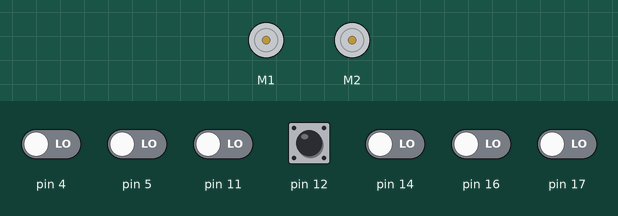
Bench run of a sketch on a simulated Arduino Uno, built with avr-gcc and run on an emulated ATmega328P. Parts: 2 × DC motor (green arrow = forward, orange = backward, longer = faster). Inputs (shaded band) come from the test bench; at power-on: pin 12 HIGH, pin 4, pin 5, pin 11, pin 14, pin 16, pin 17 LOW.

Above: at 0.8 s.
0.9 s: pin 12 pulled LOW for 0.15 s
At 2.2 s:
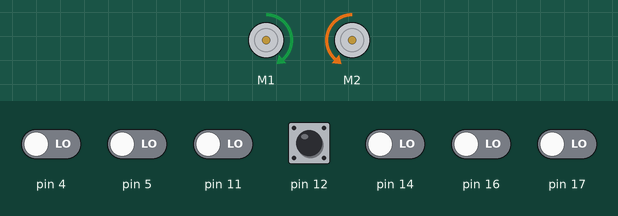
4.0 s: pin 4 driven HIGH
At 4.9 s:
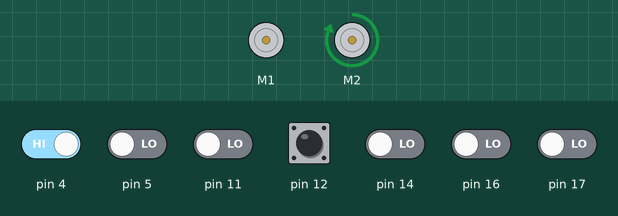
5.5 s: pin 5 driven HIGH
At 6.2 s:
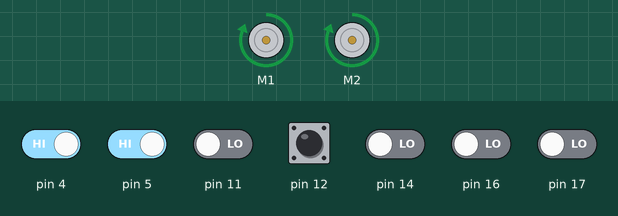
7.0 s: pin 11 driven HIGH
At 7.3 s:
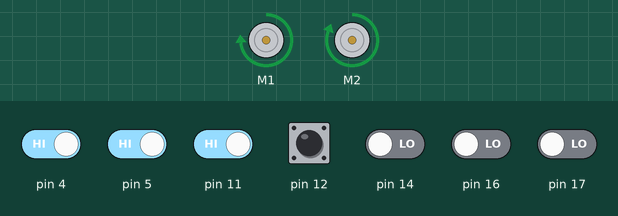
8.5 s: pin 16 driven HIGH
At 9.7 s:
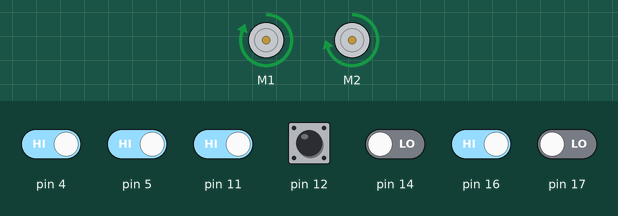
10.0 s: pin 4 driven LOW
At 10.9 s:
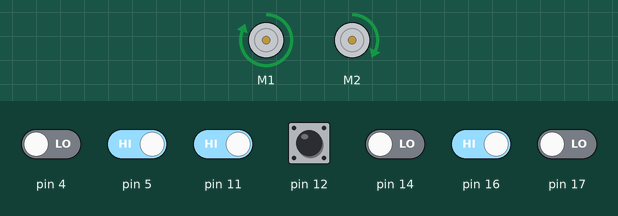
Timing chart, 0 to 12.5 s (numbered marks = the images above; inputs shaded):
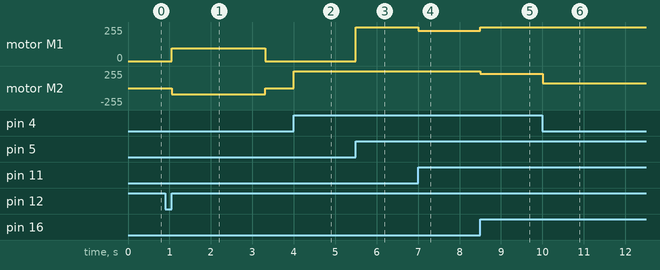

Measured:
- after the input at 0.9 s, motor M1: stopped → forward 95/255 after 0.15 s, → stopped 2.3 s later; motor M2: stopped → backward 95/255 after 0.15 s, → stopped 2.3 s later
- after the input at 4.0 s, motor M2: stopped → forward 255/255 at once
- after the input at 5.5 s, motor M1: stopped → forward 255/255 at once
- after the input at 7.0 s, motor M1: forward 255/255 → forward 228/255 at once
- after the input at 8.5 s, motor M1: forward 228/255 → forward 255/255 at once; motor M2: forward 255/255 → forward 215/255 at once
- after the input at 10.0 s, motor M2: forward 215/255 → forward 69/255 at once

The sketch:

otto.ino
```cpp
#include <QTRSensors.h>
#include <ZumoReflectanceSensorArray.h>
#include <ZumoMotors.h>
#include <ZumoBuzzer.h>
#include <Pushbutton.h>

ZumoBuzzer buzzer;
ZumoReflectanceSensorArray reflectanceSensors;
ZumoMotors motors;
Pushbutton button(ZUMO_BUTTON);

int lastError = 0;
int stopped = 0;

const int MAX_SPEED = 400;
const int CALIBRATION_SPEED = 150;

const char rhapsody[] PROGMEM = "O6 T40 L16 d#<b<f#<d#<f#<bd#f#"
  "T80 c#<b-<f#<c#<f#<b-c#8"
  "T180 d#b<f#d#f#>bd#f#c#b-<f#c#f#>b-c#8 c>c#<c#>c#<b>c#<c#>c#c>c#<c#>c#<b>c#<c#>c#"
  "c>c#<c#>c#<b->c#<c#>c#c>c#<c#>c#<b->c#<c#>c#"
  "c>c#<c#>c#f>c#<c#>c#c>c#<c#>c#f>c#<c#>c#"
  "c>c#<c#>c#f#>c#<c#>c#c>c#<c#>c#f#>c#<c#>c#d#bb-bd#bf#d#c#b-ab-c#b-f#d#";


void setup() {
  button.waitForButton();
  // buzzer.playFromProgramSpace(rhapsody);
  // pinMode(13, OUTPUT);
  // buzzer.play("O6 T40 L16 >a2>a2>a2>>f2>c3>a2>f2>c3>a2");
  reflectanceSensors.init();
  motors.setSpeeds(0,0);
  Serial.begin(9600);
  motors.setSpeeds(CALIBRATION_SPEED, -CALIBRATION_SPEED);
  for (int i = 0; i < 90; i++) {
    reflectanceSensors.calibrate();
  }
  motors.setSpeeds(0, 0);
}

void loop() {
  unsigned int sensors[6];
  int position = reflectanceSensors.readLine(sensors);
  int error = position - 2500;
  int speedDifference = error / 4 + 6 * (error - lastError);
  lastError = error;
  int m1Speed = MAX_SPEED + speedDifference;
  int m2Speed = MAX_SPEED - speedDifference;
  if (m1Speed < 0)
    m1Speed = 0;
  if (m2Speed < 0)
    m2Speed = 0;
  if (m1Speed > MAX_SPEED)
    m1Speed = MAX_SPEED;
  if (m2Speed > MAX_SPEED)
    m2Speed = MAX_SPEED;


  if (onLine(sensors)) {
    // digitalWrite(13, HIGH);
    followLine(m1Speed, m2Speed);
    stopped = 0;
  } else if (stopped > 0) {
    stopped++;
    goStraight();
  } else {
    motors.setSpeeds(0, 0);
  }


  /*
  if (onLineWithPosition(position)) {
    digitalWrite(13, HIGH);
    //motors.setSpeeds(MAX_SPEED, MAX_SPEED);
  } else {
    digitalWrite(13, LOW);
    //motors.setSpeeds(0, 0);
  }
  */

}

void goStraight() {
  motors.setSpeeds(MAX_SPEED, MAX_SPEED);
}

void followLine(int m1Speed, int m2Speed) {
  motors.setSpeeds(m1Speed, m2Speed);
}

bool onLine(unsigned int sensors[])  {
  if(sensors[0] > 500
    || sensors[1] > 500
    || sensors[2] > 500
    || sensors[3] > 500
    || sensors[4] > 500
    || sensors[5] > 500) {
      return true;
    }
    return false;
}

bool onLineWithPosition(int pos){
  if (pos == 0){
    return false;
  } else if (pos > 5000) {
    return false;
  }
  return true;

}
```
